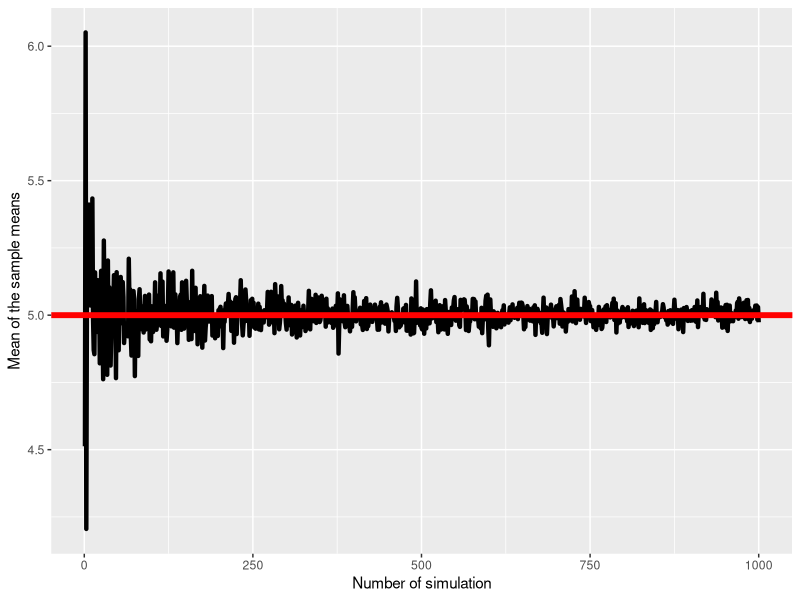
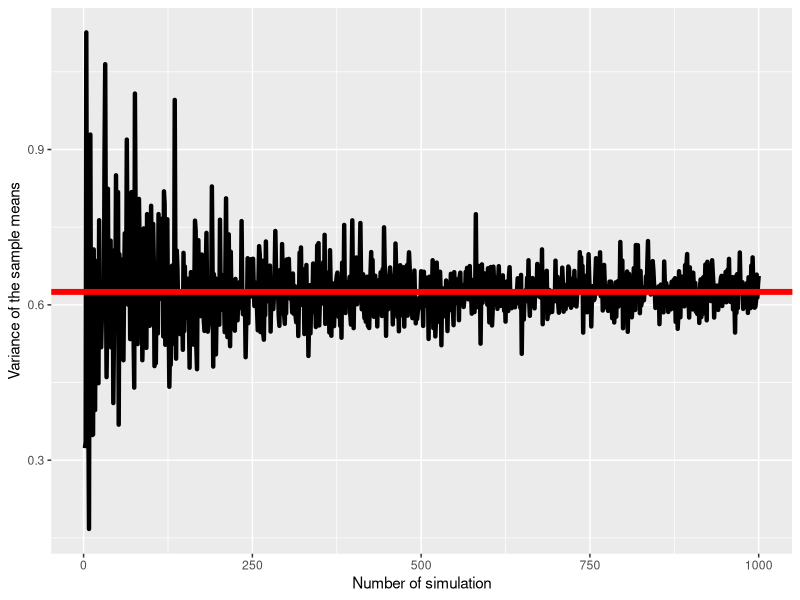

Generate these figures, in order, with R: (Note: this script raises an error after producing the figures.)
## ---- chunk 1
lambda = 0.2   # rate for the exponential distribution
nosim=1000     # number of simulations
n = 40         # size of a sample
samples = replicate(nosim, mean(rexp(n, rate=lambda)))  # a vector of 1000 sample means
## ---- chunk 2
means <- sapply(1:nosim, function(x) mean(replicate(x, mean(rexp(n, lambda)))))
require(ggplot2)
g <- ggplot(data.frame(x = 1 : nosim, y = means), aes(x = x, y = y)) + geom_line(size=1.5)
g <- g + geom_hline(yintercept = 1/lambda, col="red", size=2)
g <- g + labs(x = "Number of simulation", y = "Mean of the sample means")
g
## ---- chunk 3
vars <- sapply(2:nosim, function(x) var(replicate(x, mean(rexp(n, lambda)))))
g <- ggplot(data.frame(x = 2 : nosim, y = vars), aes(x = x, y = y)) + geom_line(size=1.5)
g <- g + geom_hline(yintercept = (1/lambda)^2/n, col="red", size=2)
g <- g + labs(x = "Number of simulation", y = "Variance of the sample means")
g
## ---- chunk 4

p0 = qplot(samples, geom = 'blank') + 
        geom_histogram(aes(y = ..density..), color="black", fill="white") +
        stat_function(fun = dnorm, args=list(mean=1/lambda, sd=(1/lambda)/sqrt(n)), geom="line")+    
        theme(legend.position="none") +
        labs(title="Distribution of 1000 sample means", x="Mean of 40 exponentials", y="Density")
p0
## ---- chunk 5
qqnorm(samples)
